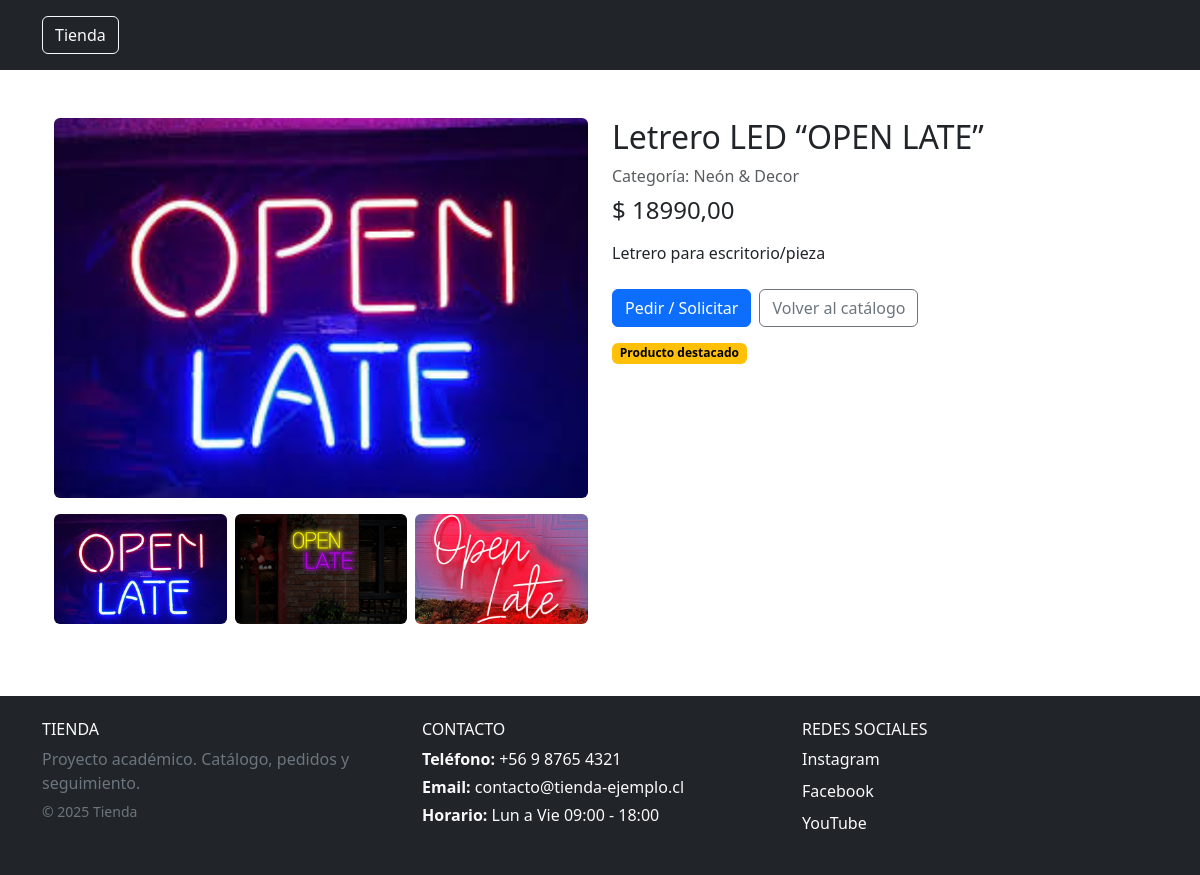
Page /producto/2/ on the earlier database version.
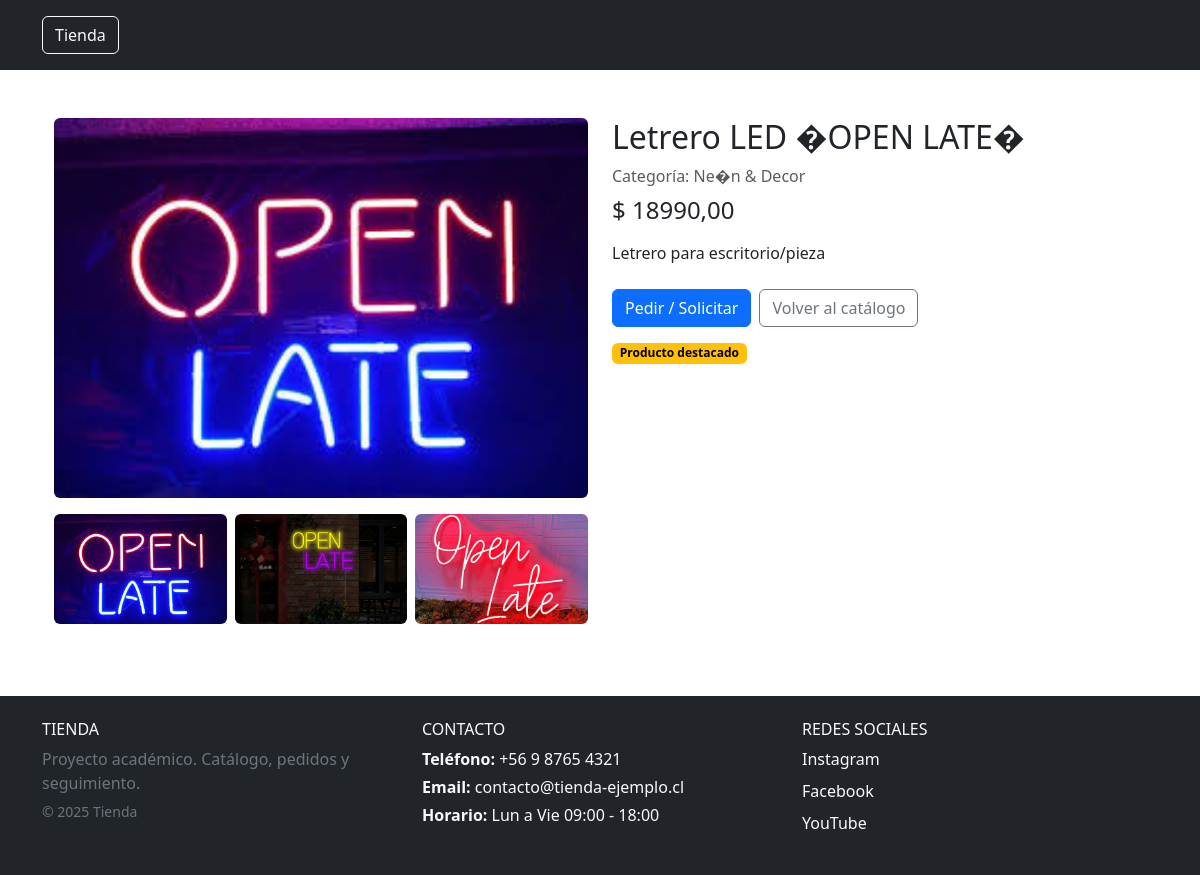
Same page on the later database version.
### appTienda/models.py (models this page shows, shortened)
class Producto(models.Model):
    nombre = models.CharField(max_length=120)
    descripcion = models.TextField()
    categoria = models.ForeignKey(Categoria, on_delete=models.CASCADE, related_name='productos')
    precio_base = models.DecimalField(max_digits=10, decimal_places=2)
    imagen1 = models.ImageField(upload_to='productos', blank=True, null=True)
    imagen2 = models.ImageField(upload_to='productos', blank=True, null=True)
    imagen3 = models.ImageField(upload_to='productos', blank=True, null=True)
    es_destacado = models.BooleanField(default=False)

class Categoria(models.Model):
    nombre = models.CharField(max_length=80)
    detalle = models.TextField(blank=True, null=True)
    def __str__(self):
        return self.nombre

### appTienda/views.py (the view)
# urls.py: path('producto/<int:id>/', views.detalle_producto, name='detalle_producto'),
def detalle_producto(request, id):
    producto = get_object_or_404(Producto, id=id)
    return render(request, 'appTienda/detalle_producto.html', {'producto': producto})

### appTienda/templates/appTienda/detalle_producto.html
{% extends "appTienda/base.html" %}
{% load static %}
{% block content %}
<div class="container py-4">
  <div class="row g-4">
    <div class="col-12 col-lg-6">
      {% if producto.imagen1 %}
        <img src="{{ producto.imagen1.url }}" class="w-100 rounded" style="height:380px;object-fit:cover;">
      {% elif producto.imagen2 %}
        <img src="{{ producto.imagen2.url }}" class="w-100 rounded" style="height:380px;object-fit:cover;">
      {% elif producto.imagen3 %}
        <img src="{{ producto.imagen3.url }}" class="w-100 rounded" style="height:380px;object-fit:cover;">
      {% else %}
        <div class="bg-light d-flex align-items-center justify-content-center rounded" style="height:380px;">
          No disponible
        </div>
      {% endif %}
      {% if producto.imagen1 or producto.imagen2 or producto.imagen3 %}
        <div class="row g-2 mt-2">
          {% if producto.imagen1 %}
            <div class="col-4">
              <a href="{{ producto.imagen1.url }}" target="_blank" rel="noopener">
                <img src="{{ producto.imagen1.url }}" class="w-100 rounded" style="height:110px;object-fit:cover;">
              </a>
            </div>
          {% endif %}
          {% if producto.imagen2 %}
            <div class="col-4">
              <a href="{{ producto.imagen2.url }}" target="_blank" rel="noopener">
                <img src="{{ producto.imagen2.url }}" class="w-100 rounded" style="height:110px;object-fit:cover;">
              </a>
            </div>
          {% endif %}
          {% if producto.imagen3 %}
            <div class="col-4">
              <a href="{{ producto.imagen3.url }}" target="_blank" rel="noopener">
                <img src="{{ producto.imagen3.url }}" class="w-100 rounded" style="height:110px;object-fit:cover;">
              </a>
            </div>
          {% endif %}
        </div>
      {% endif %}
    </div>
    <div class="col-12 col-lg-6">
      <h2 class="mb-2">{{ producto.nombre }}</h2>
      {% if producto.categoria %}
        <p class="text-muted mb-2">Categoría: {{ producto.categoria }}</p>
      {% endif %}
      <h4 class="mb-3">$ {{ producto.precio_base }}</h4>
      {% if producto.descripcion %}
        <p class="mb-4">{{ producto.descripcion }}</p>
      {% endif %}
      <div class="d-flex gap-2">
        <a class="btn btn-primary" href="{% url 'pedir_producto' producto.id %}">
          Pedir / Solicitar
        </a>
        <a class="btn btn-outline-secondary" href="{% url 'catalogo' %}">
          Volver al catálogo
        </a>
      </div>
      {% if producto.es_destacado %}
        <span class="badge text-bg-warning mt-3">Producto destacado</span>
      {% endif %}
    </div>
  </div>
</div>
{% endblock %}

Differences in the rows shown:
changed Producto "Letrero para escritorio/pieza": nombre "Letrero LED “OPEN LATE”" → "Letrero LED �OPEN LATE�"; categoria "Neón & Decor" → "Ne�n & Decor"
